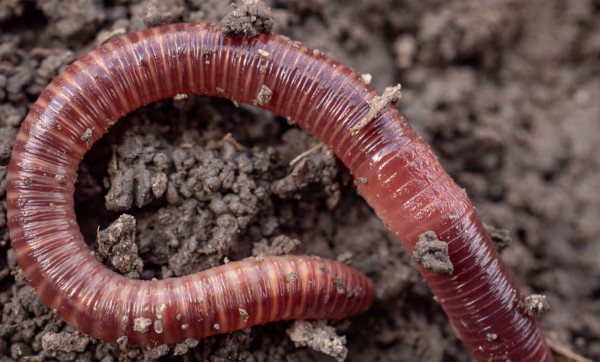
#> input picture Fotos/anelideos.jpg, 600 x 362 px
$ python Treino3.py
#> lines starting #> are read from the running program, lines starting #| are printed output that depends on the picture; after the words box and inside, x2 and y2 are one past the last pixel; in counts of white or black regions, pixels touching at a corner belong together
import cv2 as cv
import numpy as np

def rescale_image(frame):
    largura = 800
    altura = 500
    dimensoes = (largura, altura)
    return cv.resize(frame, dimensoes, interpolation = cv.INTER_AREA)

img = cv.imread('Fotos/anelideos.jpg')
#> img is the input picture: shape (362, 600, 3); mean B, G, R 72.5, 74, 104.1
#cv.imshow('Minhoca', img)

img2 = rescale_image(img)
#cv.imshow('Minhoca2', img2)

vazio = np.zeros(img2.shape[:2], dtype = 'uint8')
#cv.imshow('VAZIO', vazio)

largura = 800
altura = 500
d = 50
m = int((largura/d) / 2)
n = int(altura/d)
ret = cv.rectangle(vazio, (0, 0), (50, 50), 255, -1)
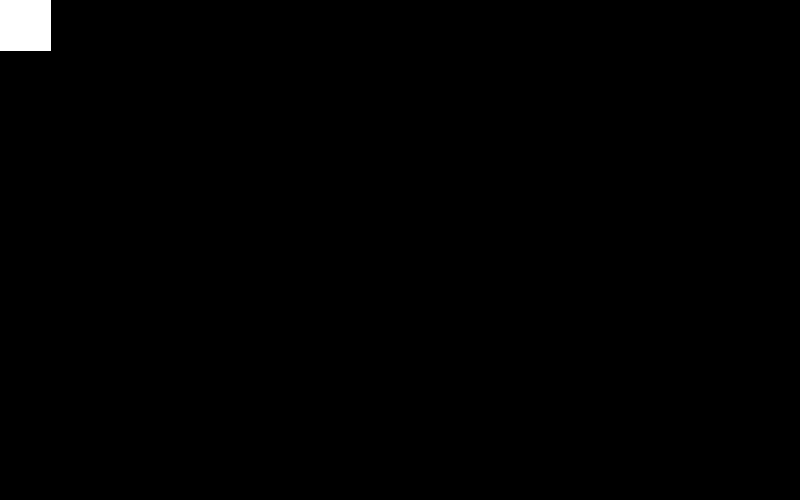
#> vazio: shape (500, 800); 0.65% white; 1 white region, box (x1, y1, x2, y2) and area: (0, 0, 51, 51) 2601
j = 0

for k in range(0, n):
    if k % 2 == 0:
        i = 0
    elif k % 2 != 0:
        i = 50
    for l in range(0, m):
        ret2 = cv.rectangle(vazio, (0 + i, 0 + j), (50 + i, 50 + j), 255, -1)
        junto = cv.bitwise_or(ret, ret2)
        i = i + 100
    j = j + 50
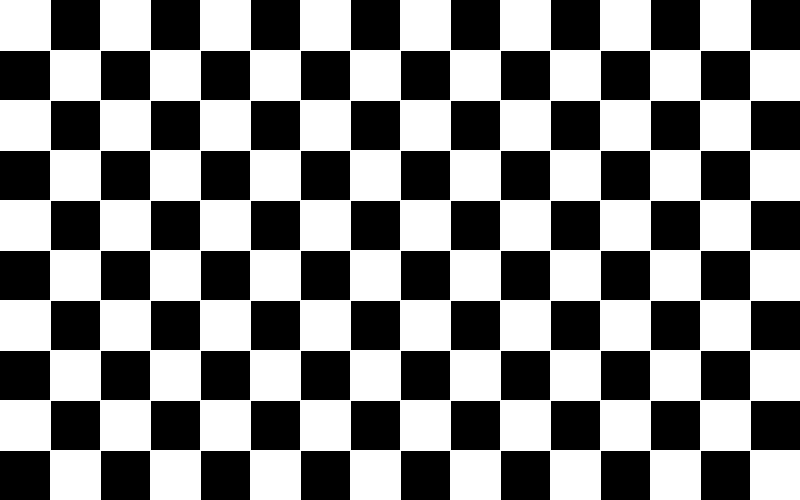
#> ret: shape (500, 800); 51.8% white; 80 black regions, largest, box (x1, y1, x2, y2) and area: (51, 0, 100, 50) 2450, (151, 0, 200, 50) 2450, (251, 0, 300, 50) 2450
#> after the loop, j = 500

cv.imshow('Junto', junto)
cv.waitKey(0)
